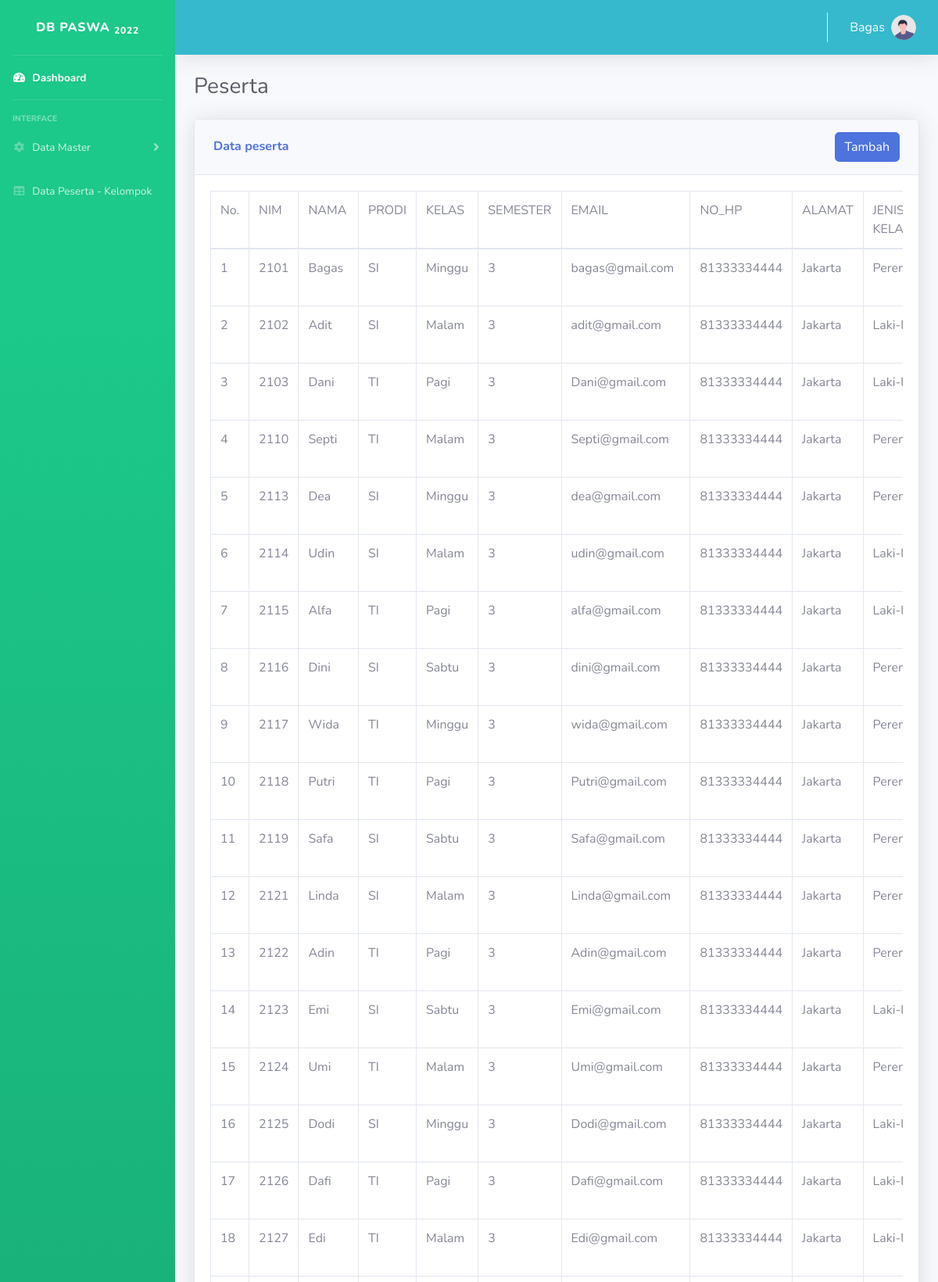
Screenshot of /peserta.php (signed in, upper part) with the database file from the repository.
### tables this page shows
CREATE TABLE `tab_peserta` (
  `nim` int(11) NOT NULL,
  `nama` varchar(100) DEFAULT NULL,
  `prodi` varchar(20) DEFAULT NULL,
  `semester` int(11) DEFAULT NULL,
  `kelas` varchar(10) DEFAULT NULL,
  `no_hp` varchar(13) DEFAULT NULL,
  `email` varchar(100) DEFAULT NULL,
  `alamat` text DEFAULT NULL,
  `jenis_kelamin` int(11) DEFAULT NULL,
  `foto` text DEFAULT NULL,
  `agama` varchar(10) DEFAULT NULL,
  `tempat_lahir` varchar(100) DEFAULT NULL,
  `tanggal_lahir` date DEFAULT NULL
);

### peserta.php (the view, shortened to what this page needs)
<?php include('header.php'); ?>
<?php include('sidemenu.php'); ?>
<div class="container-fluid">
    <h1 class="h3 mb-2 text-gray-800">Peserta</h1>
    <div class="card shadow mb-4">
        <div class="card-header py-3">
            <div class="row justify-content-between align-items-center px-3">
                <h6 class="m-0 font-weight-bold text-primary d-inline">Data peserta</h6>
                <a href="peserta_add.php" class="btn btn-primary">Tambah</a>
            </div>
        </div>
        <div class="card-body">
            <div class="table-responsive">
                <table class="table table-bordered" id="dataTable" width="100%" cellspacing="0">
                    <thead>
                        <tr>
                            <td>No.</td>
                            <td>NIM</td>
                            <td>NAMA</td>
                            <td>PRODI</td>
                            <td>KELAS</td>
                            <td>SEMESTER</td>
                            <td>EMAIL</td>
                            <td>NO_HP</td>
                            <td>ALAMAT</td>
                            <td>JENIS KELAMIN</td>
                        </tr>
                    </thead>
                    <tbody>
                        <?php
                        include_once("connection.php");
                        $no = 0;
                        $result = mysqli_query($mysqli, "SELECT * FROM tab_peserta");
                        while ($row = mysqli_fetch_array($result)) {
                            $no++;
                            echo "<tr>";
                            echo "<td>" . $no . "</td>";
                            echo "<td>" . $row['nim'] . "</td>";
                            echo "<td>" . $row['nama'] . "</td>";
                            echo "<td>" . $row['prodi'] . "</td>";
                            echo "<td>" . $row['kelas'] . "</td>";
                            echo "<td>" . $row['semester'] . "</td>";
                            echo "<td>" . $row['email'] . "</td>";
                            echo "<td>" . $row['no_hp'] . "</td>";
                            echo "<td>" . $row['alamat'] . "</td>";
                            echo "<td>";
                            if($row['jenis_kelamin'] == 1 ){
                                echo "Laki-laki";
                            } elseif ($row['jenis_kelamin'] == 2){
                                echo "Perempuan";
                            } else {
                                echo "Tak teridentifikasi";
                            };
                            echo "</td>";
                            echo "</tr>";
                        }
                        ?>
                    </tbody>
                </table>
            </div>
        </div>
    </div>
</div>
</div>
<?php include('footer.php'); ?>

### rows the page displays
tab_peserta: nim "2101", nama "Bagas", prodi "SI", kelas "Minggu", semester "3", email "bagas@gmail.com", no_hp "81333334444", alamat "Jakarta", jenis_kelamin "Perempuan"
tab_peserta: nim "2102", nama "Adit", prodi "SI", kelas "Malam", semester "3", email "adit@gmail.com", no_hp "81333334444", alamat "Jakarta", jenis_kelamin "Laki-laki"
tab_peserta: nim "2103", nama "Dani", prodi "TI", kelas "Pagi", semester "3", email "Dani@gmail.com", no_hp "81333334444", alamat "Jakarta", jenis_kelamin "Laki-laki"
tab_peserta: nim "2110", nama "Septi", prodi "TI", kelas "Malam", semester "3", email "Septi@gmail.com", no_hp "81333334444", alamat "Jakarta", jenis_kelamin "Perempuan"
tab_peserta: nim "2113", nama "Dea", prodi "SI", kelas "Minggu", semester "3", email "dea@gmail.com", no_hp "81333334444", alamat "Jakarta", jenis_kelamin "Perempuan"
tab_peserta: nim "2114", nama "Udin", prodi "SI", kelas "Malam", semester "3", email "udin@gmail.com", no_hp "81333334444", alamat "Jakarta", jenis_kelamin "Laki-laki"
tab_peserta: nim "2115", nama "Alfa", prodi "TI", kelas "Pagi", semester "3", email "alfa@gmail.com", no_hp "81333334444", alamat "Jakarta", jenis_kelamin "Laki-laki"
tab_peserta: nim "2116", nama "Dini", prodi "SI", kelas "Sabtu", semester "3", email "dini@gmail.com", no_hp "81333334444", alamat "Jakarta", jenis_kelamin "Perempuan"
tab_peserta: nim "2117", nama "Wida", prodi "TI", kelas "Minggu", semester "3", email "wida@gmail.com", no_hp "81333334444", alamat "Jakarta", jenis_kelamin "Perempuan"
tab_peserta: nim "2118", nama "Putri", prodi "TI", kelas "Pagi", semester "3", email "Putri@gmail.com", no_hp "81333334444", alamat "Jakarta", jenis_kelamin "Perempuan"
tab_peserta: nim "2119", nama "Safa", prodi "SI", kelas "Sabtu", semester "3", email "Safa@gmail.com", no_hp "81333334444", alamat "Jakarta", jenis_kelamin "Perempuan"
tab_peserta: nim "2121", nama "Linda", prodi "SI", kelas "Malam", semester "3", email "Linda@gmail.com", no_hp "81333334444", alamat "Jakarta", jenis_kelamin "Perempuan"
tab_peserta: nim "2122", nama "Adin", prodi "TI", kelas "Pagi", semester "3", email "Adin@gmail.com", no_hp "81333334444", alamat "Jakarta", jenis_kelamin "Perempuan"
tab_peserta: nim "2123", nama "Emi", prodi "SI", kelas "Sabtu", semester "3", email "Emi@gmail.com", no_hp "81333334444", alamat "Jakarta", jenis_kelamin "Laki-laki"
tab_peserta: nim "2124", nama "Umi", prodi "TI", kelas "Malam", semester "3", email "Umi@gmail.com", no_hp "81333334444", alamat "Jakarta", jenis_kelamin "Perempuan"
tab_peserta: nim "2125", nama "Dodi", prodi "SI", kelas "Minggu", semester "3", email "Dodi@gmail.com", no_hp "81333334444", alamat "Jakarta", jenis_kelamin "Laki-laki"
tab_peserta: nim "2126", nama "Dafi", prodi "TI", kelas "Pagi", semester "3", email "Dafi@gmail.com", no_hp "81333334444", alamat "Jakarta", jenis_kelamin "Laki-laki"
tab_peserta: nim "2127", nama "Edi", prodi "TI", kelas "Malam", semester "3", email "Edi@gmail.com", no_hp "81333334444", alamat "Jakarta", jenis_kelamin "Laki-laki"

### other values shown
$_SESSION['valid'] "Bagas"
